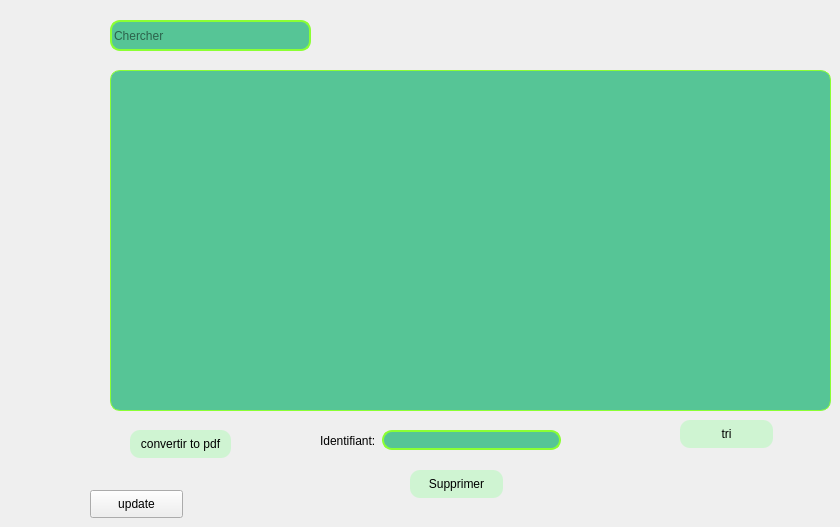
       <widget class="QWidget" name="tab_3">
        <attribute name="title">
         <string>Affichage</string>
        </attribute>
        <widget class="QLineEdit" name="lineEdit_recherche">
         <property name="geometry">
          <rect>
           <x>110</x>
           <y>20</y>
           <width>201</width>
           <height>31</height>
          </rect>
         </property>
         <property name="styleSheet">
          <string notr="true">border: 2px solid  rgb(139, 255, 51);
background-color: rgb(86, 197, 150);
border-radius: 10px;</string>
         </property>
         <property name="placeholderText">
          <string>Chercher</string>
         </property>
        </widget>
        <widget class="QTableView" name="table_matiereR">
         <property name="geometry">
          <rect>
           <x>110</x>
           <y>70</y>
           <width>721</width>
           <height>341</height>
          </rect>
         </property>
         <property name="toolTip">
          <string/>
         </property>
         <property name="styleSheet">
          <string notr="true">border: 0.5px solid  rgb(139, 255, 51);
background-color: rgb(86, 197, 150);
border-radius: 10px;</string>
         </property>
        </widget>
        <widget class="QPushButton" name="b_convPDF">
         <property name="geometry">
          <rect>
           <x>130</x>
           <y>430</y>
           <width>101</width>
           <height>28</height>
          </rect>
         </property>
         <property name="styleSheet">
          <string notr="true">QPushButton {
background-color: rgb(207, 244, 210);
border-radius: 10px;
}


QPushButton:hover {
background-color: rgb(50, 157, 156);

}</string>
         </property>
         <property name="text">
          <string>convertir to pdf</string>
         </property>
        </widget>
        <widget class="QPushButton" name="Btri">
         <property name="geometry">
          <rect>
           <x>680</x>
           <y>420</y>
           <width>93</width>
           <height>28</height>
          </rect>
         </property>
         <property name="accessibleName">
          <string/>
         </property>
         <property name="styleSheet">
          <string notr="true">QPushButton {
background-color: rgb(207, 244, 210);
border-radius: 10px;
}


QPushButton:hover {
background-color: rgb(50, 157, 156);

}</string>
         </property>
         <property name="text">
          <string>tri</string>
         </property>
        </widget>
        <widget class="QWidget" name="layoutWidget">
         <property name="geometry">
          <rect>
           <x>320</x>
           <y>420</y>
           <width>241</width>
           <height>41</height>
          </rect>
         </property>
         <layout class="QHBoxLayout" name="horizontalLayout_3">
          <item>
           <widget class="QLabel" name="label_3">
            <property name="text">
             <string>Identifiant:</string>
            </property>
           </widget>
          </item>
          <item>
           <widget class="QLineEdit" name="lineEdit_suppID">
            <property name="styleSheet">
             <string notr="true">border: 2px solid  rgb(139, 255, 51);
background-color: rgb(86, 197, 150);
border-radius: 10px;</string>
            </property>
           </widget>
          </item>
         </layout>
        </widget>
        <widget class="QPushButton" name="b_supp_p">
         <property name="geometry">
          <rect>
           <x>410</x>
           <y>470</y>
           <width>93</width>
           <height>28</height>
          </rect>
         </property>
         <property name="styleSheet">
          <string notr="true">QPushButton {
background-color: rgb(207, 244, 210);
border-radius: 10px;
}


QPushButton:hover {
background-color: rgb(50, 157, 156);

}</string>
         </property>
         <property name="text">
          <string>Supprimer</string>
         </property>
        </widget>
        <widget class="QPushButton" name="b_update">
         <property name="geometry">
          <rect>
           <x>90</x>
           <y>490</y>
           <width>93</width>
           <height>28</height>
          </rect>
         </property>
         <property name="text">
          <string>update</string>
         </property>
        </widget>
       </widget>
